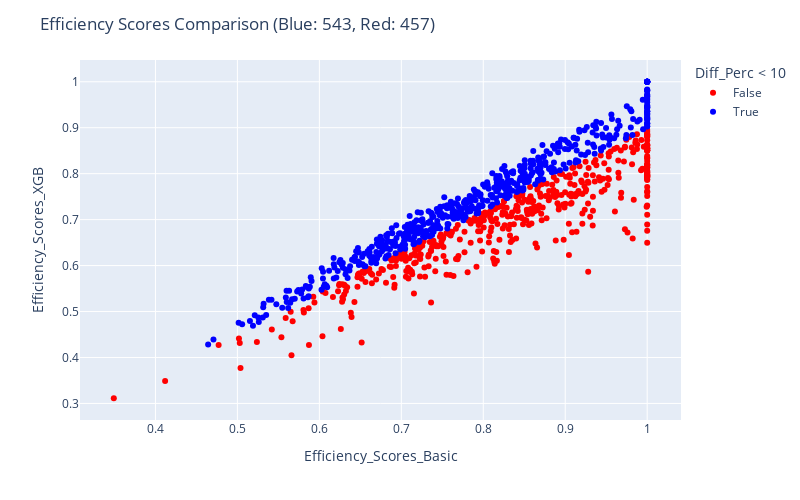

Write notebook code for a chart like this one.
### Code cell
fig = px.scatter(res_xgb, x="Efficiency_Scores_Basic", y="Efficiency_Scores_XGB", color = "Diff_Perc < 10", color_discrete_map= {True:"blue", False: "red"},
                 hover_data=["Efficiency_Scores_Basic", "Efficiency_Scores_XGB", "Diff_Perc"] + [res_xgb.index])

fig.update_layout(
    autosize=False,
    width=800,
    height=500,
    title_text=f"Efficiency Scores Comparison (Blue: {blue}, Red: {red})",
)

fig.show()

### Figure 1 — Plotly figure (JSON) as saved in the notebook; plotly's stock layout.template omitted (floating-point values rounded to 4 significant figures; data arrays with more than 128 entries replaced by an {"elided": "..."} marker saying what was removed)
{"data": [{"customdata": {"elided": "457x2 mixed values"}, "hovertemplate": "Diff_Perc < 10=False<br>Efficiency_Scores_Basic=%{x}<br>Efficiency_Scores_XGB=%{y}<br>Diff_Perc=%{customdata[0]}<br>index=%{customdata[1]}<extra></extra>", "legendgroup": "False", "marker": {"color": "red", "symbol": "circle"}, "mode": "markers", "name": "False", "orientation": "v", "showlegend": true, "type": "scatter", "x": {"elided": "457 float values"}, "xaxis": "x", "y": {"elided": "457 float values"}, "yaxis": "y"}, {"customdata": {"elided": "543x2 mixed values"}, "hovertemplate": "Diff_Perc < 10=True<br>Efficiency_Scores_Basic=%{x}<br>Efficiency_Scores_XGB=%{y}<br>Diff_Perc=%{customdata[0]}<br>index=%{customdata[1]}<extra></extra>", "legendgroup": "True", "marker": {"color": "blue", "symbol": "circle"}, "mode": "markers", "name": "True", "orientation": "v", "showlegend": true, "type": "scatter", "x": {"elided": "543 float values"}, "xaxis": "x", "y": {"elided": "543 float values"}, "yaxis": "y"}], "layout": {"autosize": false, "height": 500, "legend": {"title": {"text": "Diff_Perc < 10"}, "tracegroupgap": 0}, "margin": {"t": 60}, "title": {"text": "Efficiency Scores Comparison (Blue: 543, Red: 457)"}, "width": 800, "xaxis": {"anchor": "y", "autorange": true, "domain": [0, 1], "range": [0.3079, 1.041], "title": {"text": "Efficiency_Scores_Basic"}, "type": "linear"}, "yaxis": {"anchor": "x", "autorange": true, "domain": [0, 1], "range": [0.264, 1.047], "title": {"text": "Efficiency_Scores_XGB"}, "type": "linear"}}}
